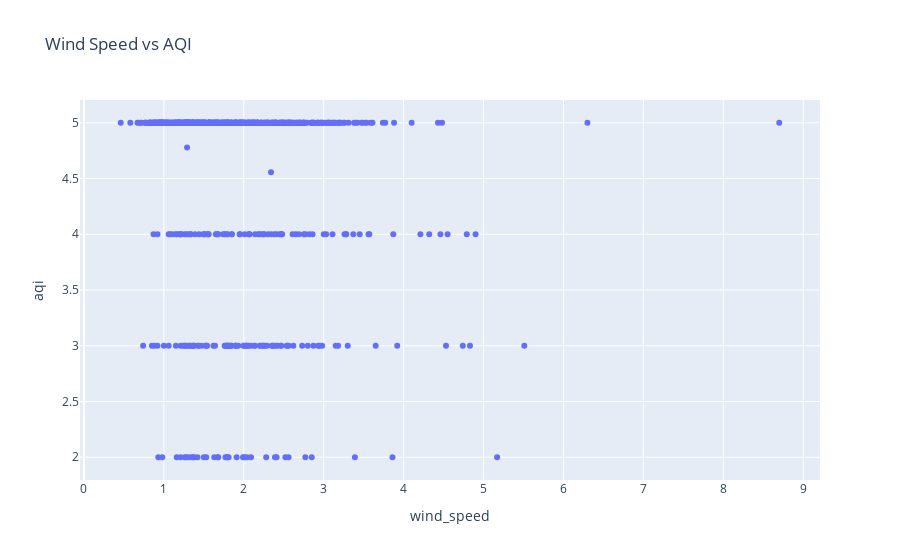

Source (notebook cell):
### Markdown cell above
##### **Step3.5: Weather vs AQI**

### Code cell
import plotly.express as px

fig = px.scatter(daily_df, x="wind_speed", y="aqi",title="Wind Speed vs AQI")
fig.show()

### Figure 1 — Plotly figure (JSON) as saved in the notebook; plotly's stock layout.template omitted (floating-point values rounded to 4 significant figures; data arrays with more than 128 entries replaced by an {"elided": "..."} marker saying what was removed)
{"data": [{"hovertemplate": "wind_speed=%{x}<br>aqi=%{y}<extra></extra>", "legendgroup": "", "marker": {"color": "#636efa", "symbol": "circle"}, "mode": "markers", "name": "", "orientation": "v", "showlegend": false, "type": "scatter", "x": {"elided": "796 float values"}, "xaxis": "x", "y": {"elided": "796 float values"}, "yaxis": "y"}], "layout": {"legend": {"tracegroupgap": 0}, "title": {"text": "Wind Speed vs AQI"}, "xaxis": {"anchor": "y", "domain": [0, 1], "title": {"text": "wind_speed"}}, "yaxis": {"anchor": "x", "domain": [0, 1], "title": {"text": "aqi"}}}}
